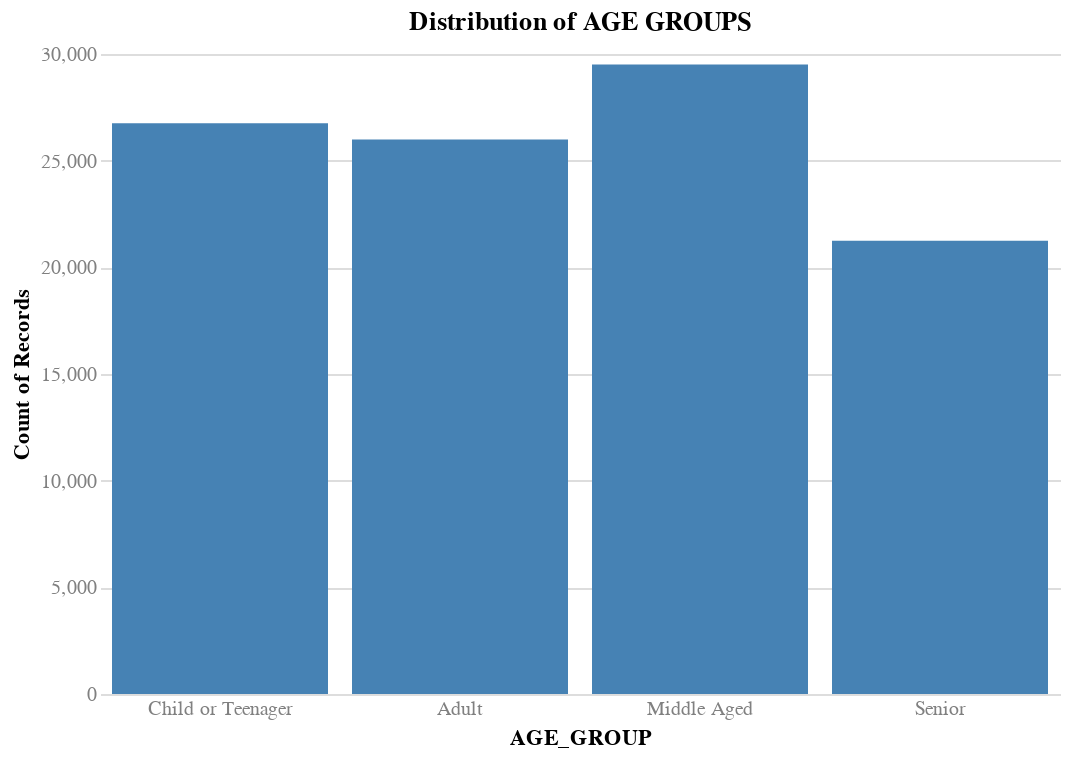

Here is the notebook cell this chart was saved with:
### Code cell
# Bin the AGE variable as age groups
# 0-2 = Infant
# 2-4 = Toddler
# 4-12 = Child
# 12-20 = Teenager
# 20-40 = Adult
# 40-60 = Middle Aged
# >= 60 = Senior

age_groups = ['Infant', 'Toddler', 'Child', 'Teenager', 'Child or Teenager', 'Adult', 'Middle Aged', 'Senior']

def bin_age(age):
    if pd.isna(age): return pd.NA
    #if age < 2: return 'Infant'
    #elif age < 4: return 'Toddler'
    #elif age < 12: return 'Child'
    #elif age < 20: return 'Teenager'
    elif age < 20: return 'Child or Teenager'
    elif age < 40: return 'Adult'
    elif age < 60: return 'Middle Aged'
    else: return 'Senior'
    

X_train['AGE_GROUP'] = X_train['AGE'].apply(bin_age)

# Check the distribution of age groups
chart(
    df=X_train,
    x=alt.X('AGE_GROUP:O', sort=age_groups),
    y='count()',
    title='Distribution of AGE GROUPS',
).mark_bar()

### Figure 1 — Vega specification as saved in the notebook (floating-point values rounded to 4 significant figures)
{"$schema": "https://vega.github.io/schema/vega/v5.json", "data": [{"name": "source_0"}, {"name": "data_0", "values": [{"AGE_GROUP": "Middle Aged", "__count": 29505}, {"AGE_GROUP": "Senior", "__count": 21241}, {"AGE_GROUP": "Child or Teenager", "__count": 26749}, {"AGE_GROUP": "Adult", "__count": 25991}]}, {"name": "source_0_x_domain_AGE_GROUP", "values": [{"AGE_GROUP": "Middle Aged", "sort_field": 6.0}, {"AGE_GROUP": "Senior", "sort_field": 7.0}, {"AGE_GROUP": "Child or Teenager", "sort_field": 4.0}, {"AGE_GROUP": "Adult", "sort_field": 5.0}]}, {"name": "data_0_y_domain___count", "values": [{"min": 21241, "max": 29505}]}], "marks": [{"type": "rect", "name": "marks", "from": {"data": "data_0"}, "encode": {"update": {"ariaRoleDescription": {"value": "bar"}, "x": {"field": "AGE_GROUP", "scale": "x"}, "y2": {"value": 0, "scale": "y"}, "y": {"field": "__count", "scale": "y"}, "description": {"signal": "\"AGE_GROUP: \" + (isValid(datum[\"AGE_GROUP\"]) ? datum[\"AGE_GROUP\"] : \"\"+datum[\"AGE_GROUP\"]) + \"; Count of Records: \" + (format(datum[\"__count\"], \"\"))"}, "fill": {"value": "steelblue"}, "width": {"signal": "max(0.25, bandwidth('x'))"}}}, "style": ["bar"]}], "scales": [{"name": "x", "type": "band", "domain": {"data": "source_0_x_domain_AGE_GROUP", "field": "AGE_GROUP", "sort": {"op": "max", "field": "sort_field"}}, "range": [0, {"signal": "width"}], "paddingOuter": 0.05, "paddingInner": 0.1}, {"name": "y", "type": "linear", "domain": [{"signal": "(data(\"data_0_y_domain___count\")[0] || {}).min"}, {"signal": "(data(\"data_0_y_domain___count\")[0] || {}).max"}], "range": [{"signal": "height"}, 0], "zero": true, "nice": true}], "axes": [{"scale": "y", "domain": false, "zindex": 0, "maxExtent": 0, "orient": "left", "gridScale": "x", "grid": true, "labels": false, "tickCount": {"signal": "ceil(height/40)"}, "ticks": false, "aria": false, "minExtent": 0}, {"scale": "x", "title": "AGE_GROUP", "labelBaseline": "top", "orient": "bottom", "grid": false, "zindex": 0}, {"scale": "y", "orient": "left", "labelAlign": "right", "zindex": 0, "grid": false, "labelOverlap": true, "title": "Count of Records", "tickCount": {"signal": "ceil(height/40)"}}], "title": {"text": "Distribution of AGE GROUPS", "frame": "group"}, "style": "cell", "config": {"axis": {"domain": false, "labelAngle": 0, "labelColor": "gray", "labelFontSize": 10, "ticks": false}, "style": {"guide-label": {"font": "Helvetica Neue"}, "guide-title": {"font": "Helvetica Neue"}, "group-title": {"font": "Helvetica Neue"}, "group-subtitle": {"font": "Helvetica Neue"}, "cell": {"stroke": null}, "text": {"font": "Helvetica Neue"}}}, "background": "white", "padding": 5, "width": 480, "height": 320}
